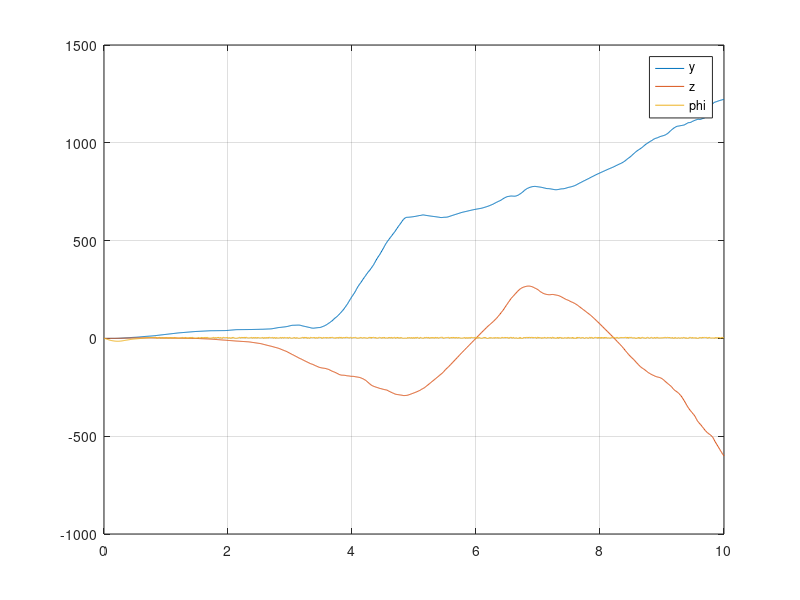

This figure's MATLAB source:
clc;
clear;

kp = [10, 20, 100];
kd = [1, 3, 10];
% ki = [1, 0.01, 0];

del_t = 0.01;
g = 9.8;
L = 0.086;
I_xx = 2.5e-4;
m = 0.18;

y_init = 0;
z_init = 0;
phi_init = 0;

ydot = 0;
zdot = 0;
phidot = 0;

y_des = 11;
z_des = 12;
phi_des = 0;

t=0:del_t:10;

y = zeros(length(t),1);
z = zeros(length(t),1);
phi = zeros(length(t),1);

z(1) = z_init;
y(1) = y_init;
phi(1) = phi_init;

prev_phi_c = 0;

rise_time_y = 0;
rise_time_z = 0;
check_y = 0;
check_z = 0;
for i = 2:length(t)-1
    
    del_z = z(i) - z(i-1);
    del_y = y(i) - y(i-1);
    u1 = m*(g + 0 +kd(2)*(0 - del_z/del_t) + kp(2)*(z_des - z(i)));
    phi_c = -1/g*(0 + kd(1)*(0 - del_y/del_t) + kp(1)*(y_des - y(i)));   
    
    del_phidot = (phi_c - prev_phi_c)/del_t - (phi(i)-phi(i-1))/del_t;
    u2 = I_xx*(0 + kd(3)*(del_phidot) + kp(3)*(phi_c - phi(i)));
    
    yd_dot = -(u1/m)*sin(phi(i));
    zd_dot = -g +(u1*cos(phi(i)))/m;
    phid_dot = u2/I_xx;
    
    y(i+1) = y(i) + ydot*del_t + 0.5*yd_dot*(del_t^2);
    ydot = ydot + yd_dot*del_t;
    
    z(i+1) = z(i) + zdot*del_t + 0.5*zd_dot*(del_t^2);
    zdot = zdot + zd_dot*del_t;
    
    phi(i+1) = phi(i) + phidot*del_t + 0.5*phid_dot*(del_t^2);
    phidot = phidot + phid_dot*del_t;
    prev_phi_c = phi_c;
    if phi(i+1)>2*pi
        phi(i+1) = rem(phi(i+1),2*pi);
    end
    
    if z(i+1) >  0.1*(z_des - z_init) && check_z == 0
        rise_time_z = t(i+1);
        check_z = 1;
    elseif z(i+1) >  0.9*(z_des - z_init) && check_z == 1
        rise_time_z = t(i+1)-rise_time_z;
        check_z = 2;
    end
    
    if y(i+1) >  0.1*(y_des - y_init) && check_y == 0
        rise_time_y = t(i+1);
        check_y = 1;
    elseif y(i+1) >  0.9*(y_des - y_init) && check_y == 1
        rise_time_y = t(i+1)-rise_time_y;
        check_y = 2;
    end
% 
%     xlim([0 60])
%     ylim([-10 20])
%     pause(0.01)
      
end

per_OS_z = ((max(z)- z_des)/z_des)*100
rise_time_z

per_OS_y = ((max(y)- y_des)/y_des)*100
rise_time_y
figure(1)
plot(t, y)
hold on;
plot(t, z)
hold on;
plot(t, phi)
legend('y','z','phi')
grid on
% figure(2)
% plot(y,z)
% grid on